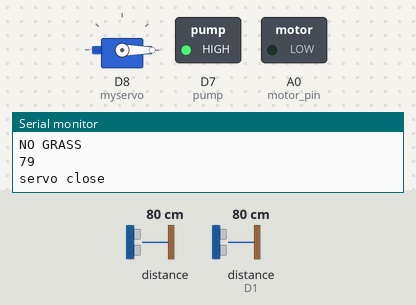
A sketch run on a simulated ESP8266 (NodeMCU). On the bench: servo, switched loads named in the sketch (green lamp = pin HIGH), the last lines printed to the serial monitor. Wiring (inferred from the names in the program): 2 × ultrasonic range finder: trigger D2, echo D3 / trigger D0, echo D1. The inputs (shaded band) are chosen by the test bench; at power-on: distance to the obstacle 80 cm, distance to the obstacle (sensor on D1) 80 cm. The echo pulse lasts 58.3 µs per cm; WiFi joins after 1.5 s; servers stay silent unless stated; uploads are accepted with an empty reply; pins used as bus, display or sensor lines are not drawn.

Above: at 2.7 s.
2.8 s: distance to the obstacle (sensor 0) set to 7 cm
8.6 s: distance to the obstacle (sensor 0) set to 4 cm
At 13.2 s:
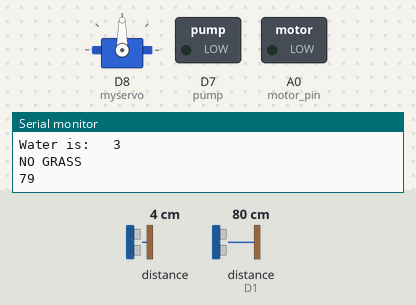
15.9 s: distance to the obstacle (sensor on D1) set to 9 cm
19.5 s: distance to the obstacle (sensor on D1) set to 6 cm
At 21.2 s:
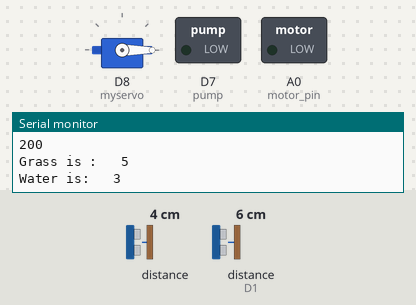
23.1 s: distance to the obstacle (sensor on D1) set to 18 cm
At 24.0 s:
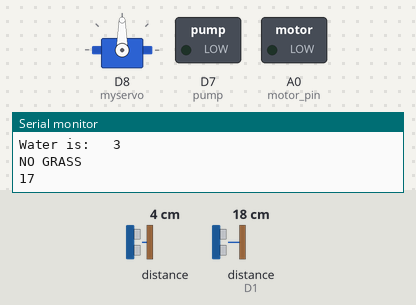
28.9 s: distance to the obstacle (sensor 0) set to 9 cm
At 34.3 s:
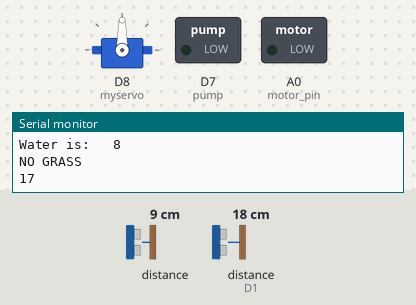
Timing chart, 0 to 36.5 s (numbered marks = the images above; inputs shaded):
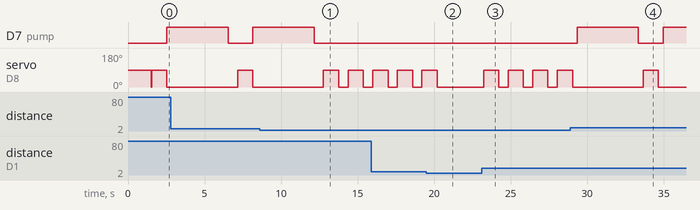

Measured:
- the behaviour switches between 6 and 5 cm on distance to the obstacle (sensor 0) (found by bisection; images 0 and 1)
- the behaviour switches between 8 and 7 cm on distance to the obstacle (sensor on D1) (found by bisection; images 1 and 2)
- after the input at 8.6 s, D7 (pump): goes on until 12.2 s, then stays LOW
- after the input at 19.5 s, servo on D8 (myservo): goes on until 20.2 s, then stays 0°
- after the input at 23.1 s, servo on D8 (myservo): alternates 90° for 1.0 s and 0° for 0.61 s, starting after 0.13 s
- after the input at 28.9 s, D7 (pump): LOW → HIGH after 0.45 s, → LOW 4.0 s later, → HIGH 1.6 s later

The sketch:

smartt_automatic_cow_shed.ino
```cpp
///////////////////////////////////////////////////////////////////////////////////////////////////////////////////////////////////////////////
#include <ESP8266WiFi.h>
#include <ESP8266HTTPClient.h>
#include <Servo.h>
////////////////////////////////////////////////////////////
#include <SoftwareSerial.h>
SoftwareSerial sim(D7,D8);//7.5
int _timeout;
String _buffer;
String number = "0791629303"; //-> change with your number

/////////////////////////////////////////////
Servo myservo;
#define HOST "itaratec.000webhostapp.com"          // Enter HOST URL without "http:// "  and "/" at the end of URL
#define WIFI_SSID "A"  //A          //HUAWEI-E5330-2714
#define WIFI_PASSWORD "12345678" //90nre4a2//1234567890

//#define WIFI_SSID "A"            // WIFI SSID here
//#define WIFI_PASSWORD "1234567890"
///////////////////////////////////////////////////////////////////////////////////////////////////////////////////////////////////////////

#include "DHT.h"

#define DHTPIN D6
#define DHTTYPE DHT11
DHT dht(DHTPIN, DHTTYPE);
/////////////////////////////////////////////////////////////////////

int pos = 0;
///////////////////////////////////////////////////////////////////////////////////////////////////////////////////////////////////////////////

int pump =D7;
int motor_pin= A0;

String sendval, sendval2, sendval3, postData;
float t;

///////////////////////////////////////////////////////////////////////////////////////////////////////////////////////////////////////////
long trig= D0;
long echo= D1;
long duration;
long distance;

//.....................................................................
long trig2= D2;
long echo2= D3;
long duration2;
long distance2;
//////////////////////////////////////////////////////////////////////////////////////////////////////////////////
int j=0;
int k=0;
int l=0;
int m=0;
int n=0;
int o=0;
//////////////////////////////////////////////////////////////////////////////////////////////////////////////////////
void setup() {
    _buffer.reserve(50);
    sim.begin(9600);
    myservo.attach(D8);
    Serial.begin(112500);
    pinMode(trig,OUTPUT);
       pinMode(motor_pin,OUTPUT);
    pinMode(echo,INPUT);
    pinMode(trig2,OUTPUT);
    pinMode(echo2,INPUT);
    pinMode(pump,OUTPUT);
    Serial.print("START");
    dht.begin();
    ///////////////////////////////////////////////////////
    /*
while (!sim.available()) {
    sim.println("AT");
  delay(1000);
  Serial.println("connecting....");
}
*/
  ///////////////////////////////////////////////////////
   WiFi.mode(WIFI_STA);
   WiFi.begin(WIFI_SSID, WIFI_PASSWORD);                                     //try to connect with wifi
   Serial.print("Connecting to ");
   Serial.print(WIFI_SSID);
   while (WiFi.status() != WL_CONNECTED)
{

  Serial.print(".");
  delay(500); }

  Serial.println();
  Serial.print("Connected to ");
  Serial.println(WIFI_SSID);
  Serial.print("IP Address is : ");
  Serial.println(WiFi.localIP());    //print local IP address
  delay(30);
//callNumber();
   //  Reply("water is full");
     myservo.write(0);
}
///////////////////////////////////////////////////////////////////////////////////////////////////////////////////////////////////////////
  void loop(){
 /////////////////////////////////////////////////////////////////////////////////////////////////////////////////////////////////////////
 WiFiClient client;
HTTPClient http;    // http object of clas HTTPClient
    sendval = String(distance2);
    sendval2 = String(distance);
    sendval3 = String(t);
/////////////////////////////////////////////////////////////////////////////////////////////////////////////////////////////////////////
 // grass();
 // water();
  //dht11();
  //gabura();
 // motor();
 // digitalWrite(motor_pin,HIGH);
///////////////////////////////////////////////////////////////////////////////////////////////////////////////////////////////////////////////

///////////////////////////////////////////////////////////////////////////////////
  digitalWrite(trig,LOW);
  delayMicroseconds(2);
  digitalWrite(trig,HIGH);
  delayMicroseconds(10);
  digitalWrite(trig,LOW);
  duration = pulseIn(echo,HIGH);
  distance=duration*0.017;
  Serial.print("Grass is :   ");
  Serial.println(distance);
  Serial.print("");


////////////////////////////////////////////////////////////////////////////////////////

  digitalWrite(trig2,LOW);
  delayMicroseconds(2);
  digitalWrite(trig2,HIGH);
  delayMicroseconds(10);
  digitalWrite(trig2,LOW);
  duration2 = pulseIn(echo2,HIGH);
  distance2=duration2*0.017;
  Serial.print("Water is:   ");
  Serial.println(distance2);
  ///////////////////////////////////////////////////////////////////////////////////
//grasss
if(distance>6 && j==0){

       //sevo();
       Serial.println("NO GRASS");
       Serial.println(distance);
      // Reply("no grass");
       //callNumber();
       myservo.write(90);
       delay(1000);
       myservo.write(0);
       Serial.print("servo close");
       j=1;
       }
       else{
        j=0;
        }

  if(distance<4 && l==0) {

         Serial.println("GRASS IS FULL");
         Serial.println(distance);
       //  Reply("glass is full");
         Serial.print("servo close");
         myservo.write(0);
         delay(15);
         l==1;
         }

         else{
       l=0;

          }
   ///////////////////////////////////////////////////////////

   if(distance2>4 &&  k==0){
   digitalWrite(pump,HIGH);
   delay(4000);
   digitalWrite(pump,LOW);
   Serial.println("NO WATER");
   Serial.println(distance2);
 //  Reply("water is low");
   k=1;
   }
   else{
      k=0;
    }
    if(distance2<3 && o==0){
          digitalWrite(pump,LOW);
          digitalWrite(pump,LOW);
          Serial.println("WATER IS FULL");
          Serial.println(distance2);
         // Reply("water is full");
        o=1;

  }
  else{
    o=0;
    }

 postData = "sendval=" + sendval + "&sendval2=" + sendval2+ "&sendval3=" + sendval3;

////////////////////////////////////////////////////////////////////////////////////////////////////////////////////////////////////////////////
//http.begin(client,"http://192.168.1.122/dash/insert_data.php");              // Connect to host where MySQL databse is hosted
http.begin(client,"http://itaratec.xyz/djm/dbwrite.php");
http.addHeader("Content-Type", "application/x-www-form-urlencoded");            //Specify content-type header
int httpCode = http.POST(postData);   // Send POST request to php file and store server response code in variable named httpCode
Serial.println("Values are, sendval = " + sendval + " and sendval2 = "+sendval2);
delay(100);
// if connection eatablished then do this
if (httpCode == 200) { Serial.println("Values uploaded successfully."); Serial.println(httpCode);
String webpage = http.getString();    // Get html webpage output and store it in a string
Serial.println(webpage + "\n");
}

// if failed to connect then return and restart

else {
  Serial.println(httpCode);
  Serial.println("Failed to upload values. \n");
  http.end();
  return; }


}


////////////////////////////////////////////////////////////////////////////////////////////////////////////////////////////////


/////////////////////////////////////////////////////////////////////////////////////////////////////////////////////////////////////////////


  ///////////////////////////////////////////////////////

  ///////////////////////////////////////////
  void motor(){
   // analogWrite(motor_pin,255);
   // Serial.print("motor is high:");
    }
///////////////////////////////////////////////////////////////////////////////////////////////////////////////////////////////////////////

  void dht11(){

  float h = dht.readHumidity();
  // Read temperature as Celsius (the default)
  t = dht.readTemperature();
  // Read temperature as Fahrenheit (isFahrenheit = true)
  float f = dht.readTemperature(true);
  // Check if any reads failed and exit early (to try again).
  // Compute heat index in Fahrenheit (the default)
  float hif = dht.computeHeatIndex(f, h);
  // Compute heat index in Celsius (isFahreheit = false)
  float hic = dht.computeHeatIndex(t, h, false);

  Serial.print(F("Humidity: "));
  Serial.print(h);
  Serial.print(F("%  Temperature: "));
  Serial.print(t);
  Serial.print(F("°C "));
  Serial.print(f);
  Serial.print(F("°F  Heat index: "));
  Serial.print(hic);
  Serial.print(F("°C "));
  Serial.print(hif);
  Serial.println(F("°F"));
    }
   void Reply( String texte) {

 //Serial.println ("Sending Message");
  sim.println("AT+CMGF=1");    //Sets the GSM Module in Text Mode
  delay(200);
  //Serial.println ("Set SMS Number");
  sim.println("AT+CMGS=\"" + number + "\"\r"); //Mobile phone number to send message
  delay(200);
  //String SMS = "Hello ";
  sim.println(texte);

  delay(100);
  sim.println((char)26);// ASCII code of CTRL+Z
  delay(200);
  _buffer = _readSerial();
  Serial.print(texte);
}

String _readSerial() {
  _timeout = 0;
  while  (!sim.available() && _timeout < 12000  )
  {
    delay(13);
    _timeout++;
  }
  if (sim.available()) {
    return sim.readString();
  }
}
void callNumber() {

  sim.print (F("ATD"));
  sim.print (number);
  sim.print (F(";\r\n"));
  _buffer = _readSerial();
  Serial.println(_buffer);
}
```
